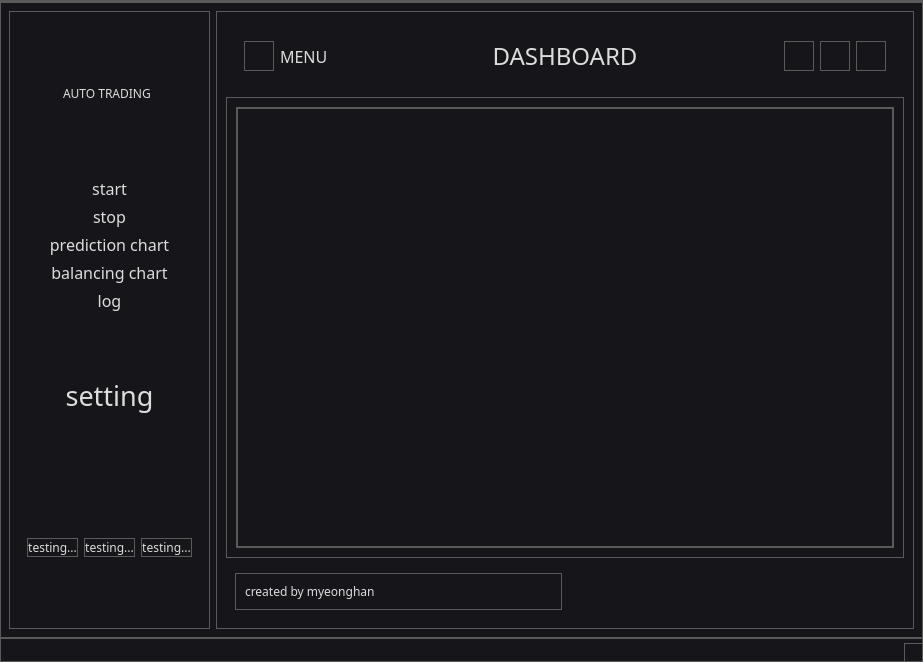
<?xml version="1.0" encoding="UTF-8"?>
<ui version="4.0">
 <class>MainWindow</class>
 <widget class="QMainWindow" name="MainWindow">
  <property name="geometry">
   <rect>
    <x>0</x>
    <y>0</y>
    <width>923</width>
    <height>662</height>
   </rect>
  </property>
  <property name="windowTitle">
   <string>MainWindow</string>
  </property>
  <property name="styleSheet">
   <string notr="true">*{
	background: #15151A;
	color: #DDDDDD;
	border: 1px solid #5A5A5A;
}

QWidget::item:selected {
	background: #3D7848;
}

QCheckBox, QRadioButton {
	border: none;
}

QRadioButton::indicator, QCheckBox::indicator {
	width: 13px;
	height: 13px;
}

QRadioButton::indicator::unchecked, QCheckBox::indicator::unchecked {
	border: 1px solid #5A5A5A;
	background: none;
}

QRadioButton::indicator:unchecked:hover, QCheckBox::indicator:unchecked:hover {
	border: 1px solid #DDDDDD;
}

QRadioButton::indicator::checked, QCheckBox::indicator::checked {
	border: 1px solid #5A5A5A;
	background: #5A5A5A;
}

QRadioButton::indicator:checked:hover, QCheckBox::indicator:checked:hover {
	border: 1px solid #DDDDDD;
	background: #DDDDDD;
}

QGroupBox {
	margin-top: 6px;
}

QGroupBox::title {
	top: -7px;
	left: 7px;
}

QScrollBar {
	border: 1px solid #5A5A5A;
	background: #191919;
}

QScrollBar:horizontal {
	height: 15px;
	margin: 0px 0px 0px 32px;
}

QScrollBar:vertical {
	width: 15px;
	margin: 32px 0px 0px 0px;
}

QScrollBar::handle {
	background: #353535;
	border: 1px solid #5A5A5A;
}

QScrollBar::handle:horizontal {
	border-width: 0px 1px 0px 1px;
}

QScrollBar::handle:vertical {
	border-width: 1px 0px 1px 0px;
}

QScrollBar::handle:horizontal {
	min-width: 20px;
}

QScrollBar::handle:vertical {
	min-height: 20px;
}

QScrollBar::add-line, QScrollBar::sub-line {
	background:#353535;
	border: 1px solid #5A5A5A;
	subcontrol-origin: margin;
}

QScrollBar::add-line {
	position: absolute;
}

QScrollBar::add-line:horizontal {
	width: 15px;
	subcontrol-position: left;
	left: 15px;
}

QScrollBar::add-line:vertical {
	height: 15px;
	subcontrol-position: top;
	top: 15px;
}

QScrollBar::sub-line:horizontal {
	width: 15px;
	subcontrol-position: top left;
}

QScrollBar::sub-line:vertical {
	height: 15px;
	subcontrol-position: top;
}

QScrollBar:left-arrow, QScrollBar::right-arrow, QScrollBar::up-arrow, QScrollBar::down-arrow {
	border: 1px solid #5A5A5A;
	width: 3px;
	height: 3px;
}

QScrollBar::add-page, QScrollBar::sub-page {
	background: none;
}

QAbstractButton:hover {
	background: #353535;
}

QAbstractButton:pressed {
	background: #5A5A5A;
}

QAbstractItemView {
	show-decoration-selected: 1;
	selection-background-color: #3D7848;
	selection-color: #DDDDDD;
	alternate-background-color: #353535;
}

QHeaderView {
	border: 1px solid #5A5A5A;
}

QHeaderView::section {
	background: #191919;
	border: 1px solid #5A5A5A;
	padding: 4px;
}

QHeaderView::section:selected, QHeaderView::section::checked {
	background: #353535;
}

QTableView {
	gridline-color: #5A5A5A;
}

QTabBar {
	margin-left: 2px;
}

QTabBar::tab {
	border-radius: 0px;
	padding: 4px;
	margin: 4px;
}

QTabBar::tab:selected {
	background: #353535;
}

QComboBox::down-arrow {
	border: 1px solid #5A5A5A;
	background: #353535;
}

QComboBox::drop-down {
	border: 1px solid #5A5A5A;
	background: #353535;
}

QComboBox::down-arrow {
	width: 3px;
	height: 3px;
	border: 1px solid #5A5A5A;
}

QAbstractSpinBox {
	padding-right: 15px;
}

QAbstractSpinBox::up-button, QAbstractSpinBox::down-button {
	border: 1px solid #5A5A5A;
	background: #353535;
	subcontrol-origin: border;
}

QAbstractSpinBox::up-arrow, QAbstractSpinBox::down-arrow {
	width: 3px;
	height: 3px;
	border: 1px solid #5A5A5A;
}

QSlider {
	border: none;
}

QSlider::groove:horizontal {
	height: 5px;
	margin: 4px 0px 4px 0px;
}

QSlider::groove:vertical {
	width: 5px;
	margin: 0px 4px 0px 4px;
}

QSlider::handle {
	border: 1px solid #5A5A5A;
	background: #353535;
}

QSlider::handle:horizontal {
	width: 15px;
	margin: -4px 0px -4px 0px;
}

QSlider::handle:vertical {
	height: 15px;
	margin: 0px -4px 0px -4px;
}

QSlider::add-page:vertical, QSlider::sub-page:horizontal {
	background: #3D7848;
}

QSlider::sub-page:vertical, QSlider::add-page:horizontal {
	background: #353535;
}

QLabel {
	border: none;
}

QProgressBar {
	text-align: center;
}

QProgressBar::chunk {
	width: 1px;
	background-color: #3D7848;
}

QMenu::separator {
	background: #353535;
}</string>
  </property>
  <widget class="QWidget" name="centralwidget">
   <property name="styleSheet">
    <string notr="true">*{
	font-family: bahnschrift Semibold;
}
#left_menu_widget, #prediciton_chart, #balance_chart, #log_text_area{

}

#frame_3,#frame_4,#frame_5,#frame_6,#frame_7,#frame_8,#frame_9,
#frame_10,#frame_11,#frame_12,#frame_13,#frame_14,#frame_15,#frame_16,
#frame_17,#frame_18,#frame_19,#frame_4 QPushButton,#header_frame,#footer_frame,#frame_5 QPushButton
{
border-style: none;
}</string>
   </property>
   <layout class="QHBoxLayout" name="horizontalLayout">
    <item>
     <widget class="QWidget" name="left_menu_widget" native="true">
      <layout class="QVBoxLayout" name="verticalLayout">
       <item>
        <widget class="QFrame" name="frame_3">
         <property name="frameShape">
          <enum>QFrame::StyledPanel</enum>
         </property>
         <property name="frameShadow">
          <enum>QFrame::Raised</enum>
         </property>
         <layout class="QHBoxLayout" name="horizontalLayout_2">
          <item>
           <widget class="QLabel" name="label_8">
            <property name="minimumSize">
             <size>
              <width>30</width>
              <height>30</height>
             </size>
            </property>
            <property name="maximumSize">
             <size>
              <width>30</width>
              <height>30</height>
             </size>
            </property>
            <property name="text">
             <string/>
            </property>
            <property name="pixmap">
             <pixmap resource="../icon/resources.qrc">:/icons/dollar-sign.svg</pixmap>
            </property>
            <property name="scaledContents">
             <bool>true</bool>
            </property>
            <property name="alignment">
             <set>Qt::AlignCenter</set>
            </property>
           </widget>
          </item>
          <item>
           <widget class="QLabel" name="label">
            <property name="font">
             <font>
              <family>bahnschrift Semibold</family>
             </font>
            </property>
            <property name="text">
             <string>AUTO TRADING</string>
            </property>
           </widget>
          </item>
         </layout>
        </widget>
       </item>
       <item>
        <widget class="QFrame" name="frame_4">
         <property name="sizePolicy">
          <sizepolicy hsizetype="Preferred" vsizetype="Preferred">
           <horstretch>0</horstretch>
           <verstretch>0</verstretch>
          </sizepolicy>
         </property>
         <property name="frameShape">
          <enum>QFrame::StyledPanel</enum>
         </property>
         <property name="frameShadow">
          <enum>QFrame::Raised</enum>
         </property>
         <layout class="QVBoxLayout" name="verticalLayout_2">
          <property name="spacing">
           <number>0</number>
          </property>
          <property name="leftMargin">
           <number>0</number>
          </property>
          <property name="topMargin">
           <number>0</number>
          </property>
          <property name="rightMargin">
           <number>0</number>
          </property>
          <property name="bottomMargin">
           <number>0</number>
          </property>
          <item>
           <widget class="QPushButton" name="start_btn">
            <property name="font">
             <font>
              <family>bahnschrift Semibold</family>
              <pointsize>12</pointsize>
              <weight>50</weight>
              <bold>false</bold>
             </font>
            </property>
            <property name="text">
             <string>start</string>
            </property>
            <property name="icon">
             <iconset resource="../icon/resources.qrc">
              <normaloff>:/icons/power.svg</normaloff>:/icons/power.svg</iconset>
            </property>
           </widget>
          </item>
          <item>
           <widget class="QPushButton" name="stop_btn">
            <property name="font">
             <font>
              <family>bahnschrift Semibold</family>
              <pointsize>12</pointsize>
             </font>
            </property>
            <property name="text">
             <string>stop</string>
            </property>
            <property name="icon">
             <iconset resource="../icon/resources.qrc">
              <normaloff>:/icons/stop-circle.svg</normaloff>:/icons/stop-circle.svg</iconset>
            </property>
           </widget>
          </item>
          <item>
           <widget class="QPushButton" name="prediction_chart_btn">
            <property name="font">
             <font>
              <family>bahnschrift Semibold</family>
              <pointsize>12</pointsize>
             </font>
            </property>
            <property name="text">
             <string>prediction chart</string>
            </property>
            <property name="icon">
             <iconset resource="../icon/resources.qrc">
              <normaloff>:/icons/tool.svg</normaloff>:/icons/tool.svg</iconset>
            </property>
           </widget>
          </item>
          <item>
           <widget class="QPushButton" name="balance_chart_btn">
            <property name="font">
             <font>
              <family>bahnschrift Semibold</family>
              <pointsize>12</pointsize>
             </font>
            </property>
            <property name="text">
             <string>balancing chart</string>
            </property>
            <property name="icon">
             <iconset resource="../icon/resources.qrc">
              <normaloff>:/icons/percent.svg</normaloff>:/icons/percent.svg</iconset>
            </property>
           </widget>
          </item>
          <item>
           <widget class="QPushButton" name="log_btn">
            <property name="font">
             <font>
              <family>bahnschrift Semibold</family>
              <pointsize>12</pointsize>
             </font>
            </property>
            <property name="text">
             <string>log</string>
            </property>
            <property name="icon">
             <iconset resource="../icon/resources.qrc">
              <normaloff>:/icons/file-text.svg</normaloff>:/icons/file-text.svg</iconset>
            </property>
           </widget>
          </item>
         </layout>
        </widget>
       </item>
       <item>
        <widget class="QFrame" name="frame_5">
         <property name="frameShape">
          <enum>QFrame::StyledPanel</enum>
         </property>
         <property name="frameShadow">
          <enum>QFrame::Raised</enum>
         </property>
         <layout class="QVBoxLayout" name="verticalLayout_11">
          <item>
           <widget class="QPushButton" name="setting_btn">
            <property name="font">
             <font>
              <family>bahnschrift Semibold</family>
              <pointsize>20</pointsize>
             </font>
            </property>
            <property name="text">
             <string>setting</string>
            </property>
            <property name="icon">
             <iconset resource="../icon/resources.qrc">
              <normaloff>:/icons/settings.svg</normaloff>:/icons/settings.svg</iconset>
            </property>
           </widget>
          </item>
         </layout>
        </widget>
       </item>
       <item>
        <widget class="QFrame" name="frame_6">
         <property name="frameShape">
          <enum>QFrame::StyledPanel</enum>
         </property>
         <property name="frameShadow">
          <enum>QFrame::Raised</enum>
         </property>
         <layout class="QHBoxLayout" name="horizontalLayout_4">
          <item>
           <widget class="QPushButton" name="pushButton_5">
            <property name="text">
             <string>testing...</string>
            </property>
           </widget>
          </item>
          <item>
           <widget class="QPushButton" name="pushButton_6">
            <property name="text">
             <string>testing...</string>
            </property>
           </widget>
          </item>
          <item>
           <widget class="QPushButton" name="pushButton_7">
            <property name="text">
             <string>testing...</string>
            </property>
           </widget>
          </item>
         </layout>
        </widget>
       </item>
      </layout>
     </widget>
    </item>
    <item>
     <widget class="QFrame" name="frame_2">
      <property name="frameShape">
       <enum>QFrame::StyledPanel</enum>
      </property>
      <property name="frameShadow">
       <enum>QFrame::Raised</enum>
      </property>
      <layout class="QVBoxLayout" name="verticalLayout_3">
       <item>
        <widget class="QFrame" name="header_frame">
         <property name="frameShape">
          <enum>QFrame::StyledPanel</enum>
         </property>
         <property name="frameShadow">
          <enum>QFrame::Raised</enum>
         </property>
         <layout class="QHBoxLayout" name="horizontalLayout_5">
          <item>
           <widget class="QFrame" name="frame_10">
            <property name="frameShape">
             <enum>QFrame::StyledPanel</enum>
            </property>
            <property name="frameShadow">
             <enum>QFrame::Raised</enum>
            </property>
            <layout class="QHBoxLayout" name="horizontalLayout_6">
             <item>
              <widget class="QPushButton" name="open_close_side_bar_btn">
               <property name="minimumSize">
                <size>
                 <width>30</width>
                 <height>30</height>
                </size>
               </property>
               <property name="maximumSize">
                <size>
                 <width>30</width>
                 <height>30</height>
                </size>
               </property>
               <property name="text">
                <string/>
               </property>
               <property name="icon">
                <iconset resource="../icon/resources.qrc">
                 <normaloff>:/icons/align-justify.svg</normaloff>:/icons/align-justify.svg</iconset>
               </property>
              </widget>
             </item>
             <item>
              <widget class="QLabel" name="label_3">
               <property name="font">
                <font>
                 <family>bahnschrift Semibold</family>
                 <pointsize>12</pointsize>
                </font>
               </property>
               <property name="text">
                <string>MENU</string>
               </property>
              </widget>
             </item>
            </layout>
           </widget>
          </item>
          <item>
           <widget class="QFrame" name="frame_11">
            <property name="frameShape">
             <enum>QFrame::StyledPanel</enum>
            </property>
            <property name="frameShadow">
             <enum>QFrame::Raised</enum>
            </property>
            <layout class="QHBoxLayout" name="horizontalLayout_7">
             <item>
              <widget class="QLabel" name="label_4">
               <property name="font">
                <font>
                 <family>bahnschrift Semibold</family>
                 <pointsize>18</pointsize>
                </font>
               </property>
               <property name="text">
                <string>DASHBOARD</string>
               </property>
               <property name="alignment">
                <set>Qt::AlignCenter</set>
               </property>
              </widget>
             </item>
            </layout>
           </widget>
          </item>
          <item alignment="Qt::AlignRight">
           <widget class="QFrame" name="frame_12">
            <property name="frameShape">
             <enum>QFrame::StyledPanel</enum>
            </property>
            <property name="frameShadow">
             <enum>QFrame::Raised</enum>
            </property>
            <layout class="QHBoxLayout" name="horizontalLayout_8">
             <item>
              <widget class="QPushButton" name="minimize_window_button">
               <property name="minimumSize">
                <size>
                 <width>30</width>
                 <height>30</height>
                </size>
               </property>
               <property name="maximumSize">
                <size>
                 <width>30</width>
                 <height>30</height>
                </size>
               </property>
               <property name="text">
                <string/>
               </property>
               <property name="icon">
                <iconset resource="../icon/resources.qrc">
                 <normaloff>:/icons/minus.svg</normaloff>:/icons/minus.svg</iconset>
               </property>
              </widget>
             </item>
             <item>
              <widget class="QPushButton" name="maximize_window_button">
               <property name="sizePolicy">
                <sizepolicy hsizetype="Minimum" vsizetype="Fixed">
                 <horstretch>0</horstretch>
                 <verstretch>0</verstretch>
                </sizepolicy>
               </property>
               <property name="minimumSize">
                <size>
                 <width>30</width>
                 <height>30</height>
                </size>
               </property>
               <property name="maximumSize">
                <size>
                 <width>30</width>
                 <height>30</height>
                </size>
               </property>
               <property name="text">
                <string/>
               </property>
               <property name="icon">
                <iconset resource="../icon/resources.qrc">
                 <normaloff>:/icons/maximize-2.svg</normaloff>:/icons/maximize-2.svg</iconset>
               </property>
              </widget>
             </item>
             <item>
              <widget class="QPushButton" name="close_window_button">
               <property name="minimumSize">
                <size>
                 <width>30</width>
                 <height>30</height>
                </size>
               </property>
               <property name="maximumSize">
                <size>
                 <width>30</width>
                 <height>30</height>
                </size>
               </property>
               <property name="text">
                <string/>
               </property>
               <property name="icon">
                <iconset resource="../icon/resources.qrc">
                 <normaloff>:/icons/x.svg</normaloff>:/icons/x.svg</iconset>
               </property>
              </widget>
             </item>
            </layout>
           </widget>
          </item>
         </layout>
        </widget>
       </item>
       <item>
        <widget class="QFrame" name="body_frame">
         <property name="frameShape">
          <enum>QFrame::StyledPanel</enum>
         </property>
         <property name="frameShadow">
          <enum>QFrame::Raised</enum>
         </property>
         <layout class="QHBoxLayout" name="horizontalLayout_10">
          <item>
           <widget class="QStackedWidget" name="stackedWidget">
            <property name="currentIndex">
             <number>2</number>
            </property>
            <widget class="QWidget" name="prediction_chart">
             <layout class="QVBoxLayout" name="verticalLayout_5">
              <item alignment="Qt::AlignTop">
               <widget class="QFrame" name="frame_15">
                <property name="frameShape">
                 <enum>QFrame::StyledPanel</enum>
                </property>
                <property name="frameShadow">
                 <enum>QFrame::Raised</enum>
                </property>
                <layout class="QVBoxLayout" name="verticalLayout_6">
                 <item>
                  <widget class="QLabel" name="label_6">
                   <property name="text">
                    <string>Prediction Chart</string>
                   </property>
                   <property name="alignment">
                    <set>Qt::AlignCenter</set>
                   </property>
                  </widget>
                 </item>
                </layout>
               </widget>
              </item>
              <item>
               <widget class="QFrame" name="frame_16">
                <property name="sizePolicy">
                 <sizepolicy hsizetype="Preferred" vsizetype="Expanding">
                  <horstretch>0</horstretch>
                  <verstretch>0</verstretch>
                 </sizepolicy>
                </property>
                <property name="frameShape">
                 <enum>QFrame::StyledPanel</enum>
                </property>
                <property name="frameShadow">
                 <enum>QFrame::Raised</enum>
                </property>
                <layout class="QGridLayout" name="gridLayout"/>
               </widget>
              </item>
             </layout>
            </widget>
            <widget class="QWidget" name="balance_chart">
             <layout class="QVBoxLayout" name="verticalLayout_8">
              <item>
               <widget class="QFrame" name="frame_18">
                <property name="frameShape">
                 <enum>QFrame::StyledPanel</enum>
                </property>
                <property name="frameShadow">
                 <enum>QFrame::Raised</enum>
                </property>
                <layout class="QVBoxLayout" name="verticalLayout_7">
                 <item>
                  <widget class="QLabel" name="label_7">
                   <property name="text">
                    <string>Balance Chart</string>
                   </property>
                   <property name="alignment">
                    <set>Qt::AlignCenter</set>
                   </property>
                  </widget>
                 </item>
                </layout>
               </widget>
              </item>
              <item>
               <widget class="QFrame" name="frame_17">
                <property name="sizePolicy">
                 <sizepolicy hsizetype="Preferred" vsizetype="Expanding">
                  <horstretch>0</horstretch>
                  <verstretch>0</verstretch>
                 </sizepolicy>
                </property>
                <property name="frameShape">
                 <enum>QFrame::StyledPanel</enum>
                </property>
                <property name="frameShadow">
                 <enum>QFrame::Raised</enum>
                </property>
                <layout class="QGridLayout" name="gridLayout_2"/>
               </widget>
              </item>
             </layout>
            </widget>
            <widget class="QWidget" name="log_text_area">
             <layout class="QVBoxLayout" name="verticalLayout_9">
              <property name="spacing">
               <number>0</number>
              </property>
              <property name="leftMargin">
               <number>0</number>
              </property>
              <property name="topMargin">
               <number>0</number>
              </property>
              <property name="rightMargin">
               <number>0</number>
              </property>
              <property name="bottomMargin">
               <number>0</number>
              </property>
              <item>
               <widget class="QFrame" name="frame_19">
                <property name="styleSheet">
                 <string notr="true"/>
                </property>
                <property name="frameShape">
                 <enum>QFrame::StyledPanel</enum>
                </property>
                <property name="frameShadow">
                 <enum>QFrame::Raised</enum>
                </property>
                <layout class="QVBoxLayout" name="verticalLayout_10">
                 <property name="spacing">
                  <number>0</number>
                 </property>
                 <property name="leftMargin">
                  <number>0</number>
                 </property>
                 <property name="topMargin">
                  <number>0</number>
                 </property>
                 <property name="rightMargin">
                  <number>0</number>
                 </property>
                 <property name="bottomMargin">
                  <number>0</number>
                 </property>
                 <item>
                  <widget class="QTextEdit" name="textEdit"/>
                 </item>
                </layout>
               </widget>
              </item>
             </layout>
            </widget>
           </widget>
          </item>
         </layout>
        </widget>
       </item>
       <item>
        <widget class="QFrame" name="footer_frame">
         <property name="frameShape">
          <enum>QFrame::StyledPanel</enum>
         </property>
         <property name="frameShadow">
          <enum>QFrame::Raised</enum>
         </property>
         <layout class="QHBoxLayout" name="horizontalLayout_9">
          <item>
           <widget class="QFrame" name="made_by">
            <property name="frameShape">
             <enum>QFrame::StyledPanel</enum>
            </property>
            <property name="frameShadow">
             <enum>QFrame::Raised</enum>
            </property>
            <layout class="QVBoxLayout" name="verticalLayout_4">
             <item>
              <widget class="QLabel" name="label_5">
               <property name="font">
                <font>
                 <family>bahnschrift Semibold</family>
                 <pointsize>9</pointsize>
                </font>
               </property>
               <property name="text">
                <string>created by myeonghan</string>
               </property>
              </widget>
             </item>
            </layout>
           </widget>
          </item>
          <item alignment="Qt::AlignRight|Qt::AlignBottom">
           <widget class="QFrame" name="frame_14">
            <property name="frameShape">
             <enum>QFrame::StyledPanel</enum>
            </property>
            <property name="frameShadow">
             <enum>QFrame::Raised</enum>
            </property>
            <widget class="QFrame" name="size_grip">
             <property name="geometry">
              <rect>
               <x>160</x>
               <y>110</y>
               <width>120</width>
               <height>80</height>
              </rect>
             </property>
             <property name="frameShape">
              <enum>QFrame::StyledPanel</enum>
             </property>
             <property name="frameShadow">
              <enum>QFrame::Raised</enum>
             </property>
            </widget>
           </widget>
          </item>
         </layout>
        </widget>
       </item>
      </layout>
     </widget>
    </item>
   </layout>
  </widget>
  <widget class="QMenuBar" name="menubar">
   <property name="geometry">
    <rect>
     <x>0</x>
     <y>0</y>
     <width>923</width>
     <height>23</height>
    </rect>
   </property>
  </widget>
  <widget class="QStatusBar" name="statusbar"/>
 </widget>
 <resources>
  <include location="../icon/resources.qrc"/>
 </resources>
 <connections/>
</ui>
